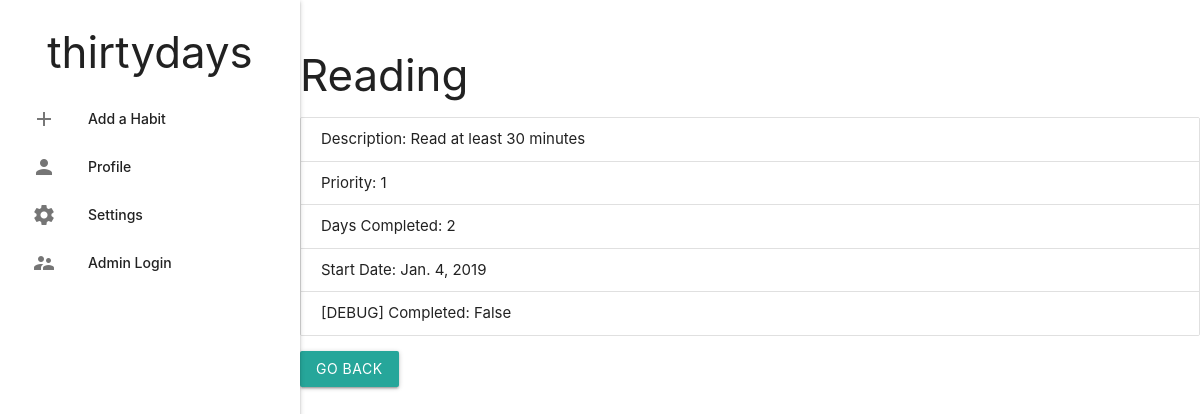
The app's page /16/ with its own data.
### task/models.py (models this page shows, shortened)
class Habit(models.Model):
    habit_name = models.CharField(max_length=200)
    start_date = models.DateField()
    day_counter = models.IntegerField(default = 0)
    habit_desc = models.TextField()
    habit_priority = models.IntegerField()
    completed = models.BooleanField(default = False)
    active = models.BooleanField(default = True)
    def update(self):
        now = datetime.datetime.now()
        if self.active:
            current_date = self.start_date + datetime.timedelta(days = self.day_counter)
            midnight = datetime.datetime(current_date.year, current_date.month, current_date.day + 1, 0, 0, 0)
            if  now > midnight:
                if self.completed == False:
                    self.day_counter = 0
                    self.start_date = current_date
                else:
                    self.day_counter += 1
                    self.completed = False
        else:
            if self.start_date <= now.date():
                self.active = True
        self.save()

### task/views.py (the view)
# urls.py: path('<int:id>/', views.detail, name = 'detail'),
def detail(request, id):
    for habit in Habit.objects.all():
        habit.update()
    habit = get_object_or_404(Habit, pk = id)
    context = {'habit': habit}
    return render(request, 'task/detail.html', context)

### task/templates/task/detail.html
{% extends 'task/layout.html' %}
{% block content %}
<h3> {{habit.habit_name}} </h3>
<ul class="collection">
  <li class="collection-item">Description: {{habit.habit_desc}}</li>
  <li class="collection-item">Priority: {{habit.habit_priority}}</li>
  <li class="collection-item">Days Completed: {{habit.day_counter}}</li>
  <li class="collection-item">Start Date: {{habit.start_date}}</li>
  <li class="collection-item">[DEBUG] Completed: {{habit.completed}}</li>
</ul>
<a href="\task" class="btn">Go Back</a>
{% endblock %}

### records on screen
Habit: habit_name "Reading", habit_desc "Read at least 30 minutes", habit_priority "1", day_counter "2", start_date "Jan. 4, 2019", completed "False"
